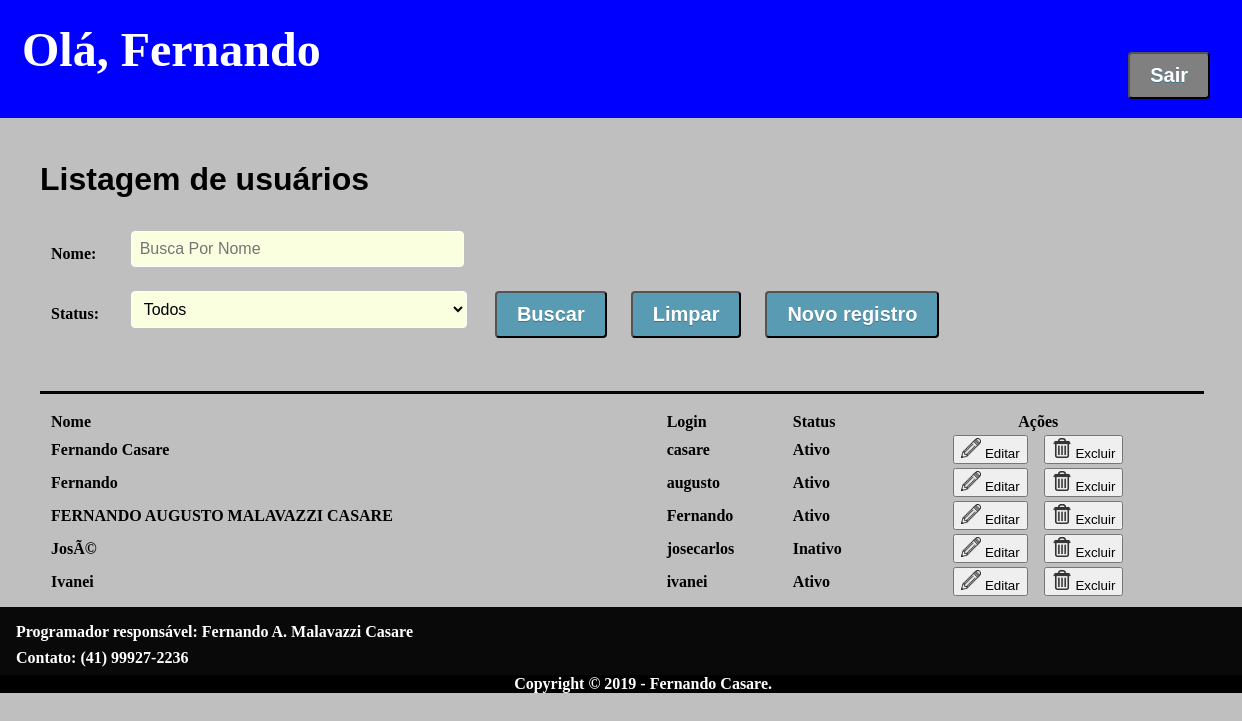
Page /logado.php (signed in) on the committed database.
### tables this page shows
CREATE TABLE `usuarios` (
  `idUsuario` mediumint(8) UNSIGNED NOT NULL,
  `nome` varchar(100) NOT NULL,
  `login` varchar(100) NOT NULL,
  `senha` varchar(32) NOT NULL,
  `status` tinyint(1) UNSIGNED NOT NULL
);

### logado.php (the view, shortened to what this page needs)
<?PHP
	include "validaLogado.php";
?>
<!DOCTYPE html>
<html lang="pt-br">
<head>
	<link href="css/estiloDigidata.min.css" rel="stylesheet">
</head>
<body>
	<div id="wraper">
		<?PHP include "navbar.php"?>
		<div class="container">
			<h1> Listagem de usuários </h1>
			<div class="tabela">
			<form action="#" method="POST">
			<table>
			<tr>
				<td align="left">Nome:</td>
				<td><input type="text" name="buscar"id="buscar" placeholder="Busca por nome"> </td>
			</tr>
			<tr>
				<td align="left">Status: </td>
				<td>
					<select name="status">
						<option value=""> Todos </option>
					</select>
				</td>
				<td align="">
					<button type="submit" class="button"> Buscar </button>
					<button type="reset" class="button"> Limpar </button>
					<a href="cadastro.php"> <button type="button"   class="button"  name="novo" > Novo registro</button></a>
				</td>
			</tr>
			</table>
			</form>
			</div>
			<div class="resultados">
			<hr>
			<table class="tabela">
			<thead>
				<tr>
					<td> Nome </td>
					<td> Login </td>
					<td> Status </td>
					<td align="center"> Ações </td>
				</tr>
			</thead>
			<tbody>
			<?PHP
				$sql = "SELECT * FROM usuarios;";
				$contatos = $digi -> prepare($sql);
				$contatos -> execute();
				foreach($contatos as $usuario){
					$id  			 = $usuario["idUsuario"];
					$nome			 = $usuario['nome'];
					$login			 = $usuario['login'];
					$getStatus       = $usuario['status'];
					if ($getStatus == 1){
						$status = "Ativo";
					}else {
						$status = "Inativo";
					}
					echo "<tr>";
					echo "<td>".$nome."</td>";
					echo "<td>".$login."</td>";
					echo "<td>".$status."</td>";
					echo "<td align='center'>
						<a href='editarCadastro.php?id=$id&nome=$nome'><button><img class='icon' src='img/edit.png'> Editar </button></a>
						&nbsp;&nbsp;
						<a href='excluirCadastro.php?id=$id'> <button onclick='return excluir()'><img class='icon' src='img/lixo.png'> Excluir </button></a>
						</td>";
					echo "</tr>";
				}
			?>
			</tbody>
			</table>
				<?PHP include "rodape.php"; ?>
			</div>
		</div>
</body>
</html>

### rows in the picture
usuarios: nome "Fernando Casare", login "casare", status "Ativo"
usuarios: nome "Fernando", login "augusto", status "Ativo"
usuarios: nome "FERNANDO AUGUSTO MALAVAZZI CASARE", login "Fernando", status "Ativo"
usuarios: nome "JosÃ©", login "josecarlos", status "Inativo"
usuarios: nome "Ivanei", login "ivanei", status "Ativo"

### other values in the picture
$_SESSION['nome'] "Fernando"
